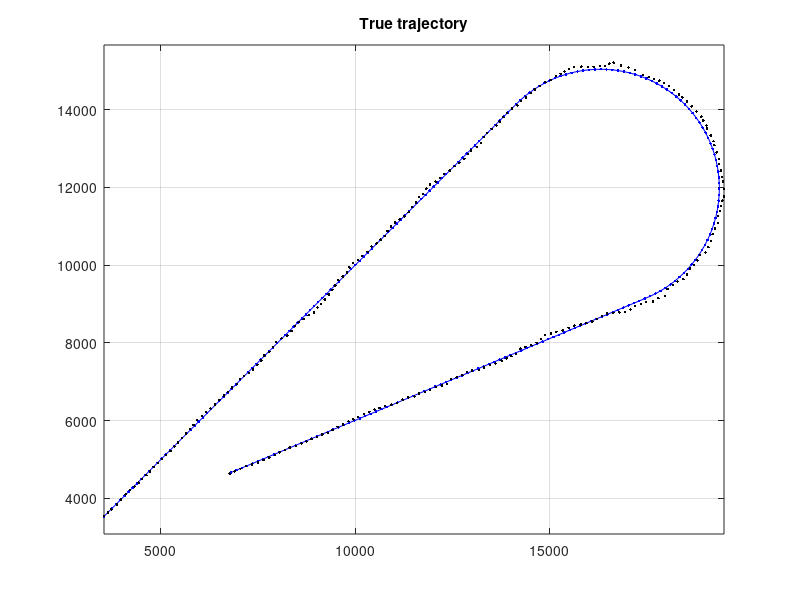
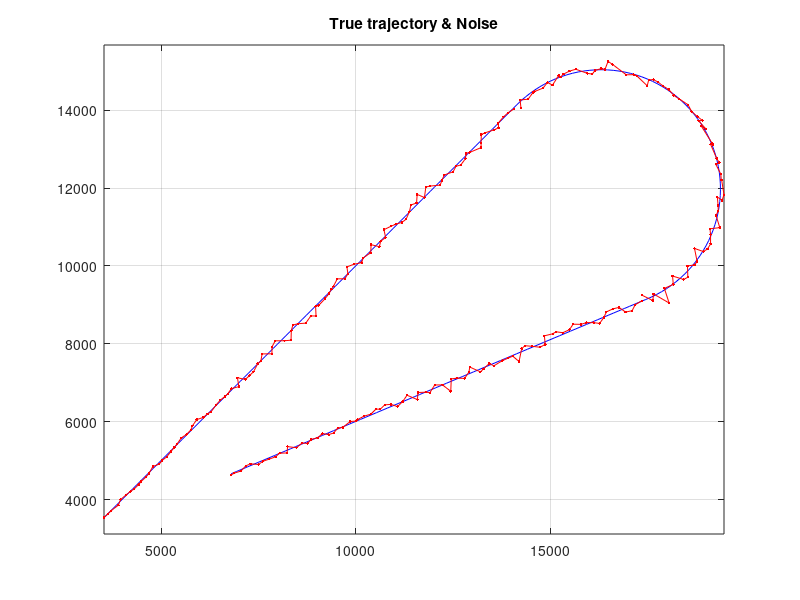
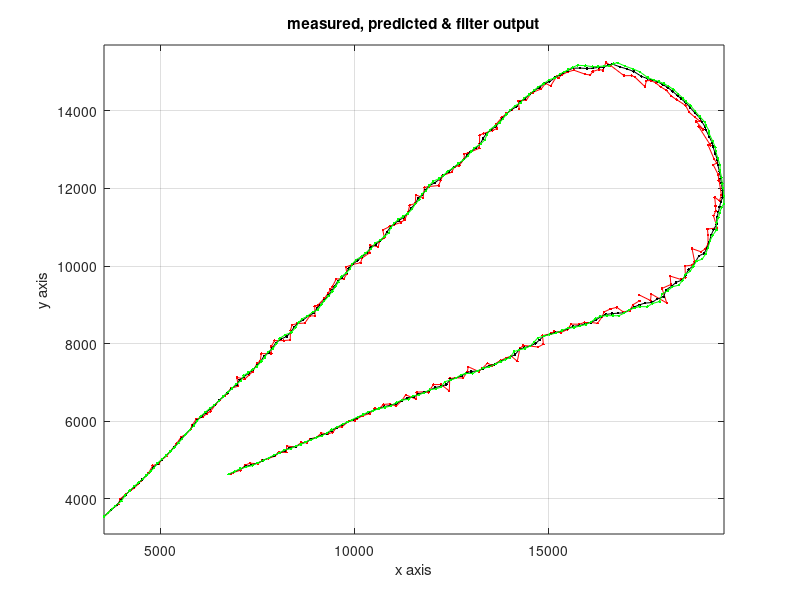
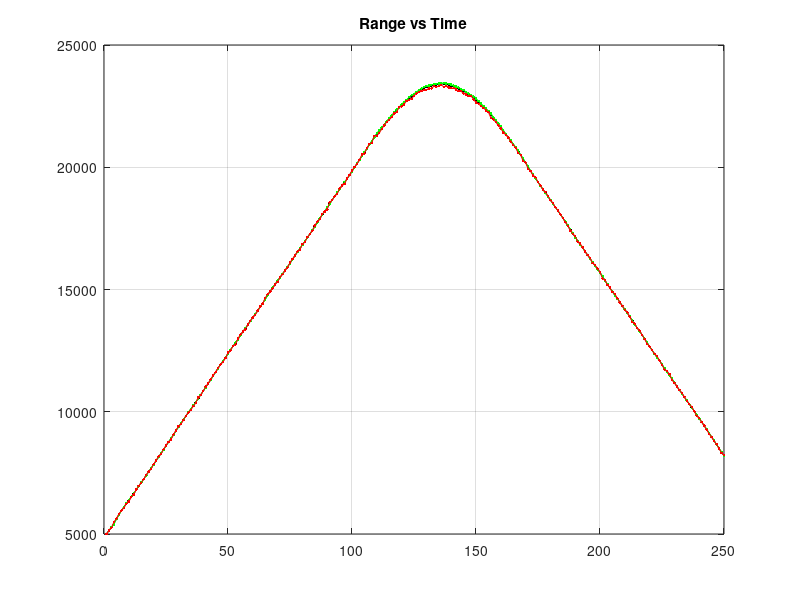

These charts were generated, in order, by the following MATLAB code:
%Program with state vector not containing acceleration term	
clc;
clear all;
close all;
int_dis=5000;
v=300;
theta1= pi/4;
g=9.8;
f=3;      % acceleration factor
ann=0.005; % noise angle normalization 
rnn=30;   % noise range normalization
 
% 1st trajectory
t= [0:0.5:50];
r1= (int_dis +v*t);
x1= r1.* cos(theta1);
y1= r1.* sin(theta1);
figure(1);
plot(x1,y1, '.-b');
hold on;
figure(2);
plot(x1,y1, 'b');
rmax=(int_dis+v*50);
xmax=rmax*cos(theta1);
ymax=rmax*sin(theta1);
hold on;
grid on;
 
% Adding noise to first trajectory
t= [0:0.5:49.5];
r1= (int_dis+v.*t);
nr1=rnn*randn(size(t));
rn1=r1+nr1;
nt1=ann*randn(size(t));
thetan1=theta1+nt1;
xn1= rn1.* cos(thetan1);
yn1= rn1.* sin(thetan1);
figure(2);
plot(xn1,yn1, '.-r');
figure(3);
plot(xn1,yn1, '.-r');
hold on;
 
 
%2nd trajectory
rr2=(v^2/(f*g));
phi1= atan(rr2/(rmax-int_dis));
phi2=atan(rr2/(rmax-int_dis));
phi=(phi1+phi2);
t2= (pi+phi)*rr2/(300);
t=[50:0.5:50+t2];
thetar2= linspace(3*pi/4,-theta1-phi,2*t2+1);
xc= xmax+rr2*cos(theta1);
yc= ymax-rr2*sin(theta1);
x2=rr2.*cos(thetar2)+xc;
y2=rr2.*sin(thetar2)+yc;
figure(1);
plot(x2,y2,'.-b');
grid on;
title('True trajectory');
figure(2);
plot(x2,y2,'b');
title('True trajectory & Noise');
r2=sqrt(x2.^2+y2.^2);
theta2= atan(y2./x2);
 
% Adding noise to second trajectory
nr2=rnn*randn(size(t));
rn2= r2+nr2;
nt2=ann*randn(size(t));
thetan2=theta2+nt2;
xn2= rn2.* cos(thetan2);
yn2= rn2.* sin(thetan2);
figure(2);
plot(xn2,yn2, '.-r');
figure(3);
plot(xn2,yn2, '.-r');
hold on;
 
%3rd trajectory
t= [50+t2:0.5:125];
a=(rmax-int_dis)*cos(pi/4-phi)+int_dis/sqrt(2);
b=(rmax-int_dis)*sin(pi/4-phi)+int_dis/sqrt(2);
thetar3= pi+pi/4-atan(2*rr2/(rmax-int_dis));
rr3= (v.*(t-(50+t2)));
x3=rr3.*cos(thetar3)+a;
y3=rr3.*sin(thetar3)+b;
figure(1);
plot(x3,y3, '.-b');
figure(2);
plot(x3,y3, 'b');
axis equal;
hold on;
r3= sqrt(x3.^2+y3.^2);
theta3= atan(y3./x3);
 

% Adding noise to third trajectory
t= [50+t2+0.5:0.5:125];
rr3= (v.*(t-(50+t2)));
x3=rr3.*cos(thetar3)+a;
y3=rr3.*sin(thetar3)+b;
nr3=rnn*randn(size(t));
r3= sqrt(x3.^2+y3.^2);
theta3= atan(y3./x3);
rn3=r3+nr3;
nt3=ann*randn(size(t));
thetan3=theta3+nt3;
xn3= rn3.* cos(thetan3);
yn3= rn3.* sin(thetan3);
figure(2);
plot(xn3,yn3, '.-r');
figure(3);
plot(xn3,yn3, '.-r');
xlabel('x axis');
ylabel('y axis');
hold on;
 
% Initialization of matrices
T=0.5;
xn= [xn1,xn2,xn3];
yn= [yn1,yn2,yn3];
rn= sqrt(xn.^2+yn.^2);
thetanx= atan(yn./xn);
xyn=[xn1,xn2,xn3;yn1,yn2,yn3];
thetan= [thetan1 thetan2 thetan3];
 
A=[1 0 T 0 ; 0 1 0 T ; 0 0 1 0; 0 0 0 1];
Q=170*[T^3/3 0 T^2/2 0;   0 T^3/3 0 T^2/2;   T^2/2 0 T 0;   0 T^2/2 0 T];
 H=[1 0 0 0 ;0 1 0 0 ];
I= eye(4);
k=3;
X1=zeros(4,250);
X2=zeros(4,250);
X1(1,1)=xn(1,1);
X1(1,2)=xn(1,2);
X1(2,1)=yn(1,1);
X1(2,2)=yn(1,2);
X1(3,1)=(xn(1,2)-xn(1,1))/T;
X1(4,1)=(yn(1,2)-yn(1,1))/T;
X1(3,2)=(xn(1,2)-xn(1,1))/T;
X1(4,2)=(yn(1,2)-yn(1,1))/T;
Rangef(1,1)= sqrt(X1(1,1)^2 + X1(2,1)^2 );
Azimuthf(1,1)= atan(X1(2,1)/X1(1,1));
Rangef(1,2)= sqrt(X1(1,2)^2 + X1(2,2)^2 );
Azimuthf(1,2)= atan(X1(2,2)/X1(1,2));
x=[x1 x2(1,2:2*t2+1) x3];
y=[y1 y2(1,2:2*t2+1) y3];
R= [(std(xn-x))^2 0; 0 (std(yn-y))^2];
P1(1:4,5:8)=[R(1,1) 0 R(1,1)/T 0 ;
               0 R(2,2) 0 R(2,2)/T ;
               R(1,1)/T 0 2*R(1,1)/T 0 ;
               0 R(2,2)/T 0 2*R(2,2)/T ;];
X2(1,1)=xn(1,1);
X2(1,2)=xn(1,2);
X2(2,1)=yn(1,1);
X2(2,2)=yn(1,2);
X2(3,1)=(xn(1,2)-xn(1,1))/T;
X2(4,1)=(yn(1,2)-yn(1,1))/T;
X2(3,2)=(xn(1,2)-xn(1,1))/T;
X2(4,2)=(yn(1,2)-yn(1,1))/T;
Rangep(1,1)= sqrt(X2(1,1)^2 + X2(2,1)^2 );
Azimuthp(1,1)= atan(X2(2,1)/X2(1,1));
Rangep(1,2)= sqrt(X2(1,2)^2 + X2(2,2)^2 );
Azimuthp(1,2)= atan(X2(2,2)/X2(1,2));
 
%Looping
while k<251
   X2(:,k)=A*X1(:,k-1);
    P2(1:4,4*(k-1)+1:4*k)=A*P1(1:4,4*(k-2)+1:4*(k-1))*A'+Q;
    K=((P2(1:4,(4*(k-1)+1):(4*k))*H'))/(H*P2(1:4,4*(k-1)+1:4*k)*H'+ R);
    X1(:,k)= X2(:,k)+ K*(xyn(:,k)-H*X2(:,k));
    P1(1:4,4*(k-1)+1:4*k)=(I-K*H)* P2(1:4,4*(k-1)+1:4*k);    
    Rangef(1,k)= sqrt(X1(1,k)^2 + X1(2,k)^2 );
    Azimuthf(1,k)= atan(X1(2,k)/X1(1,k));
    Rangep(1,k)= sqrt(X2(1,k)^2 + X2(2,k)^2 );
    Azimuthp(1,k)= atan(X2(2,k)/X2(1,k));
    k=k+1; 
end
 
figure(3); 
plot(X1(1,:), X1(2,:), '.-k');
title('measured, predicted & filter output');
axis equal;
hold on;
figure(3);
plot(X2(1,:), X2(2,:), '.-g');
axis equal;
grid on;
hold on;
figure(4);
plot(Rangef(1,:), '.-k');
hold on;
figure(4);
plot(Rangep(1,:), '.-g');
title('Range vs Time');
grid on;
hold on;
figure(5);
plot(Azimuthf(1,:), '.-k');
hold on;
figure(5);
plot(Azimuthp(1,:), '.-g');
grid on;
title('Azimuth vs Time');
hold on;
figure(4);
plot(rn,'.-r');
figure(5);
plot(thetanx,'.-r');
figure(1);
plot(X1(1,:), X1(2,:), '.k');
axis equal;
 vf=sqrt(X1(3,:).^2+X1(4,:).^2);
figure(6);
plot(vf, 'k');
grid on;
 rn=[rn1 rn2 rn3];
r=[r1 r2 r3];
rangestd=std(Rangef-r)
theta1= pi/4* ones(1,100);
theta=[theta1 theta2 theta3];
azimuthstd=std(Azimuthf-theta)
rangestd1=std(Rangef(1:100)-r1)
azimuthstd1=std(Azimuthf(1:100)-theta1)
rangestd2=std((Rangef(101:100+t2*2))-r2(1,1:2*t2))
azimuthstd2=std(Azimuthf(101:100+t2*2)-theta2(1,1:2*t2))
rangestd3=std(Rangef(100+2*t2+1:250)-r3)
azimuthstd3=std(Azimuthf(100+2*t2+1:250)-theta3)
 velocitystd=std(vf-300)
velocitystd1=std(vf(3:100)-300)
velocitystd2=std(vf(101:101+2*t2)-300)
velocitystd3=std(vf(102+2*t2:250)-300)
